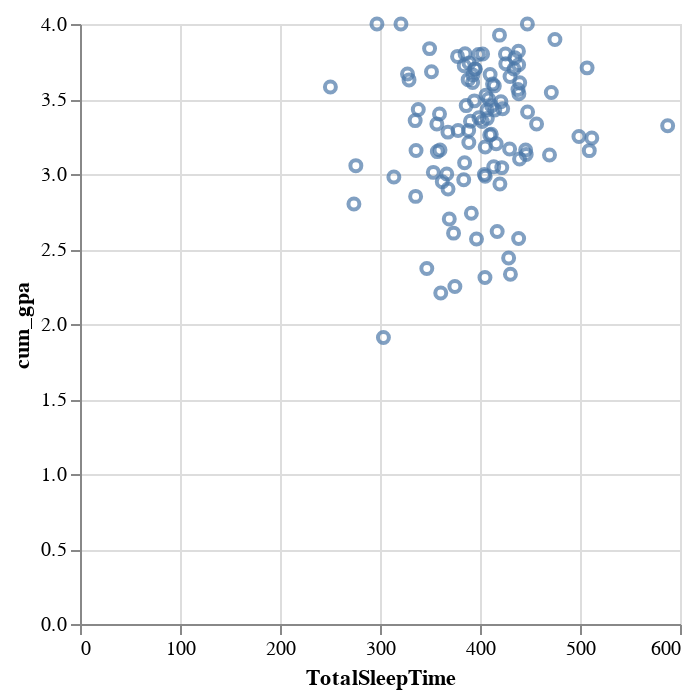

Notebook cell for this chart:
### Code cell
# prompt: Using dataframe sleep_data_df: create a dashboard using columns "cum_gpa", "demo_firstgen" and "TotalSleepTime"

import altair as alt

# Create a scatter plot of cum_gpa vs TotalSleepTime
scatter_plot = alt.Chart(sleep_data_df).mark_point().encode(
    x='TotalSleepTime',
    y='cum_gpa',
    color='demo_firstgen',  # Color points by demo_firstgen
    tooltip=['cum_gpa', 'TotalSleepTime', 'demo_firstgen']  # Add tooltips
).properties(
    title='GPA vs. Total Sleep Time by First Generation Status'
)

# Display the chart
scatter_plot



alt.Chart(sleep_data_firstgen).mark_point().encode(
  x='TotalSleepTime',
  y='cum_gpa'
)

### Figure 1 — Vega-Lite specification as saved in the notebook (floating-point values rounded to 4 significant figures)
{"config": {"view": {"continuousWidth": 300, "continuousHeight": 300}}, "data": {"name": "data-b553fb324f3deccc3709d14587396536"}, "mark": {"type": "point"}, "encoding": {"x": {"field": "TotalSleepTime", "type": "quantitative"}, "y": {"field": "cum_gpa", "type": "quantitative"}}, "$schema": "https://vega.github.io/schema/vega-lite/v5.20.1.json", "datasets": {"data-b553fb324f3deccc3709d14587396536": [{"cum_gpa": 3.61, "TotalSleepTime": 392.6, "demo_firstgen": "1"}, {"cum_gpa": 3.16, "TotalSleepTime": 360.0, "demo_firstgen": "1"}, {"cum_gpa": 3.0, "TotalSleepTime": 366.8, "demo_firstgen": "1"}, {"cum_gpa": 3.1, "TotalSleepTime": 439.6, "demo_firstgen": "1"}, {"cum_gpa": 3.4, "TotalSleepTime": 359.5, "demo_firstgen": "1"}, {"cum_gpa": 1.91, "TotalSleepTime": 303.4, "demo_firstgen": "1"}, {"cum_gpa": 3.29, "TotalSleepTime": 378.1, "demo_firstgen": "1"}, {"cum_gpa": 3.21, "TotalSleepTime": 388.8, "demo_firstgen": "1"}, {"cum_gpa": 3.29, "TotalSleepTime": 388.6, "demo_firstgen": "1"}, {"cum_gpa": 2.57, "TotalSleepTime": 438.6, "demo_firstgen": "1"}, {"cum_gpa": 3.43, "TotalSleepTime": 338.3, "demo_firstgen": "1"}, {"cum_gpa": 2.44, "TotalSleepTime": 428.6, "demo_firstgen": "1"}, {"cum_gpa": 4.0, "TotalSleepTime": 296.9, "demo_firstgen": "1"}, {"cum_gpa": 2.98, "TotalSleepTime": 313.9, "demo_firstgen": "1"}, {"cum_gpa": 3.321, "TotalSleepTime": 587.7, "demo_firstgen": "1"}, {"cum_gpa": 3.427, "TotalSleepTime": 406.9, "demo_firstgen": "1"}, {"cum_gpa": 3.266, "TotalSleepTime": 411.3, "demo_firstgen": "1"}, {"cum_gpa": 3.18, "TotalSleepTime": 405.2, "demo_firstgen": "1"}, {"cum_gpa": 2.567, "TotalSleepTime": 396.5, "demo_firstgen": "1"}, {"cum_gpa": 3.741, "TotalSleepTime": 389.0, "demo_firstgen": "1"}, {"cum_gpa": 3.7, "TotalSleepTime": 434.0, "demo_firstgen": "1"}, {"cum_gpa": 3.8, "TotalSleepTime": 425.5, "demo_firstgen": "1"}, {"cum_gpa": 3.7, "TotalSleepTime": 394.9, "demo_firstgen": "1"}, {"cum_gpa": 3.126, "TotalSleepTime": 469.5, "demo_firstgen": "1"}, {"cum_gpa": 3.6, "TotalSleepTime": 412.6, "demo_firstgen": "1"}, {"cum_gpa": 3.5, "TotalSleepTime": 408.6, "demo_firstgen": "1"}, {"cum_gpa": 3.65, "TotalSleepTime": 430.0, "demo_firstgen": "1"}, {"cum_gpa": 3.797, "TotalSleepTime": 398.5, "demo_firstgen": "1"}, {"cum_gpa": 3.784, "TotalSleepTime": 377.5, "demo_firstgen": "1"}, {"cum_gpa": 3.487, "TotalSleepTime": 394.4, "demo_firstgen": "1"}, {"cum_gpa": 3.375, "TotalSleepTime": 398.9, "demo_firstgen": "1"}, {"cum_gpa": 3.371, "TotalSleepTime": 407.3, "demo_firstgen": "1"}, {"cum_gpa": 3.25, "TotalSleepTime": 498.9, "demo_firstgen": "1"}, {"cum_gpa": 3.352, "TotalSleepTime": 390.5, "demo_firstgen": "1"}, {"cum_gpa": 3.279, "TotalSleepTime": 367.9, "demo_firstgen": "1"}, {"cum_gpa": 2.332, "TotalSleepTime": 430.4, "demo_firstgen": "1"}, {"cum_gpa": 3.66, "TotalSleepTime": 392.9, "demo_firstgen": "1"}, {"cum_gpa": 3.356, "TotalSleepTime": 335.2, "demo_firstgen": "1"}, {"cum_gpa": 2.7, "TotalSleepTime": 369.3, "demo_firstgen": "1"}, {"cum_gpa": 3.544, "TotalSleepTime": 471.3, "demo_firstgen": "1"}, {"cum_gpa": 2.31, "TotalSleepTime": 405.0, "demo_firstgen": "1"}, {"cum_gpa": 2.25, "TotalSleepTime": 374.9, "demo_firstgen": "1"}, {"cum_gpa": 3.775, "TotalSleepTime": 434.9, "demo_firstgen": "1"}, {"cum_gpa": 3.011, "TotalSleepTime": 353.3, "demo_firstgen": "1"}, {"cum_gpa": 3.836, "TotalSleepTime": 349.6, "demo_firstgen": "1"}, {"cum_gpa": 3.16, "TotalSleepTime": 445.6, "demo_firstgen": "1"}, {"cum_gpa": 3.157, "TotalSleepTime": 336.0, "demo_firstgen": "1"}, {"cum_gpa": 3.201, "TotalSleepTime": 416.2, "demo_firstgen": "1"}, {"cum_gpa": 3.534, "TotalSleepTime": 438.9, "demo_firstgen": "1"}, {"cum_gpa": 2.606, "TotalSleepTime": 373.6, "demo_firstgen": "1"}, {"cum_gpa": 3.482, "TotalSleepTime": 420.9, "demo_firstgen": "1"}, {"cum_gpa": 3.802, "TotalSleepTime": 385.0, "demo_firstgen": "1"}, {"cum_gpa": 2.986, "TotalSleepTime": 405.2, "demo_firstgen": "1"}, {"cum_gpa": 3.8, "TotalSleepTime": 402.6, "demo_firstgen": "1"}, {"cum_gpa": 3.663, "TotalSleepTime": 410.1, "demo_firstgen": "1"}, {"cum_gpa": 2.851, "TotalSleepTime": 335.6, "demo_firstgen": "1"}, {"cum_gpa": 3.24, "TotalSleepTime": 511.8, "demo_firstgen": "1"}, {"cum_gpa": 3.26, "TotalSleepTime": 409.8, "demo_firstgen": "1"}, {"cum_gpa": 3.427, "TotalSleepTime": 414.8, "demo_firstgen": "1"}, {"cum_gpa": 2.37, "TotalSleepTime": 346.8, "demo_firstgen": "1"}, {"cum_gpa": 4.0, "TotalSleepTime": 447.4, "demo_firstgen": "1"}, {"cum_gpa": 3.58, "TotalSleepTime": 250.4, "demo_firstgen": "1"}, {"cum_gpa": 4.0, "TotalSleepTime": 321.0, "demo_firstgen": "1"}, {"cum_gpa": 3.627, "TotalSleepTime": 329.0, "demo_firstgen": "1"}, {"cum_gpa": 3.629, "TotalSleepTime": 388.2, "demo_firstgen": "1"}, {"cum_gpa": 3.434, "TotalSleepTime": 422.7, "demo_firstgen": "1"}, {"cum_gpa": 3.525, "TotalSleepTime": 405.8, "demo_firstgen": "1"}, {"cum_gpa": 2.9, "TotalSleepTime": 368.0, "demo_firstgen": "1"}, {"cum_gpa": 3.35, "TotalSleepTime": 402.3, "demo_firstgen": "1"}, {"cum_gpa": 3.897, "TotalSleepTime": 474.9, "demo_firstgen": "1"}, {"cum_gpa": 3.926, "TotalSleepTime": 419.5, "demo_firstgen": "1"}, {"cum_gpa": 3.587, "TotalSleepTime": 414.3, "demo_firstgen": "1"}, {"cum_gpa": 2.738, "TotalSleepTime": 391.4, "demo_firstgen": "1"}, {"cum_gpa": 3.682, "TotalSleepTime": 351.5, "demo_firstgen": "1"}, {"cum_gpa": 3.609, "TotalSleepTime": 439.7, "demo_firstgen": "1"}, {"cum_gpa": 2.948, "TotalSleepTime": 362.3, "demo_firstgen": "1"}, {"cum_gpa": 3.048, "TotalSleepTime": 413.7, "demo_firstgen": "1"}, {"cum_gpa": 3.455, "TotalSleepTime": 411.6, "demo_firstgen": "1"}, {"cum_gpa": 3.13, "TotalSleepTime": 446.2, "demo_firstgen": "1"}, {"cum_gpa": 3.042, "TotalSleepTime": 421.8, "demo_firstgen": "1"}, {"cum_gpa": 3.7, "TotalSleepTime": 395.4, "demo_firstgen": "1"}, {"cum_gpa": 2.206, "TotalSleepTime": 360.8, "demo_firstgen": "1"}, {"cum_gpa": 3.563, "TotalSleepTime": 438.0, "demo_firstgen": "1"}, {"cum_gpa": 3.818, "TotalSleepTime": 438.5, "demo_firstgen": "1"}, {"cum_gpa": 2.961, "TotalSleepTime": 383.7, "demo_firstgen": "1"}, {"cum_gpa": 3.728, "TotalSleepTime": 438.6, "demo_firstgen": "1"}, {"cum_gpa": 2.996, "TotalSleepTime": 404.4, "demo_firstgen": "1"}, {"cum_gpa": 3.735, "TotalSleepTime": 425.8, "demo_firstgen": "1"}, {"cum_gpa": 3.149, "TotalSleepTime": 357.3, "demo_firstgen": "1"}, {"cum_gpa": 3.708, "TotalSleepTime": 507.1, "demo_firstgen": "1"}, {"cum_gpa": 3.414, "TotalSleepTime": 447.6, "demo_firstgen": "1"}, {"cum_gpa": 3.456, "TotalSleepTime": 386.2, "demo_firstgen": "1"}, {"cum_gpa": 3.075, "TotalSleepTime": 384.6, "demo_firstgen": "1"}, {"cum_gpa": 2.617, "TotalSleepTime": 417.2, "demo_firstgen": "1"}, {"cum_gpa": 3.156, "TotalSleepTime": 509.3, "demo_firstgen": "1"}, {"cum_gpa": 3.333, "TotalSleepTime": 456.6, "demo_firstgen": "1"}, {"cum_gpa": 3.167, "TotalSleepTime": 429.6, "demo_firstgen": "1"}, {"cum_gpa": 2.933, "TotalSleepTime": 419.9, "demo_firstgen": "1"}, {"cum_gpa": 2.8, "TotalSleepTime": 273.9, "demo_firstgen": "1"}, {"cum_gpa": 3.333, "TotalSleepTime": 356.8, "demo_firstgen": "1"}, {"cum_gpa": 3.722, "TotalSleepTime": 384.2, "demo_firstgen": "1"}, {"cum_gpa": 3.667, "TotalSleepTime": 327.5, "demo_firstgen": "1"}, {"cum_gpa": 3.056, "TotalSleepTime": 275.8, "demo_firstgen": "1"}]}}
